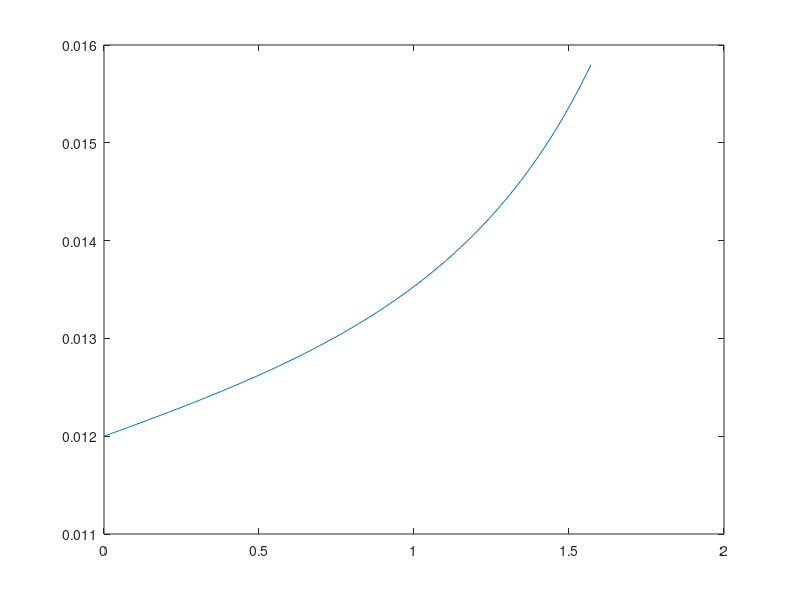
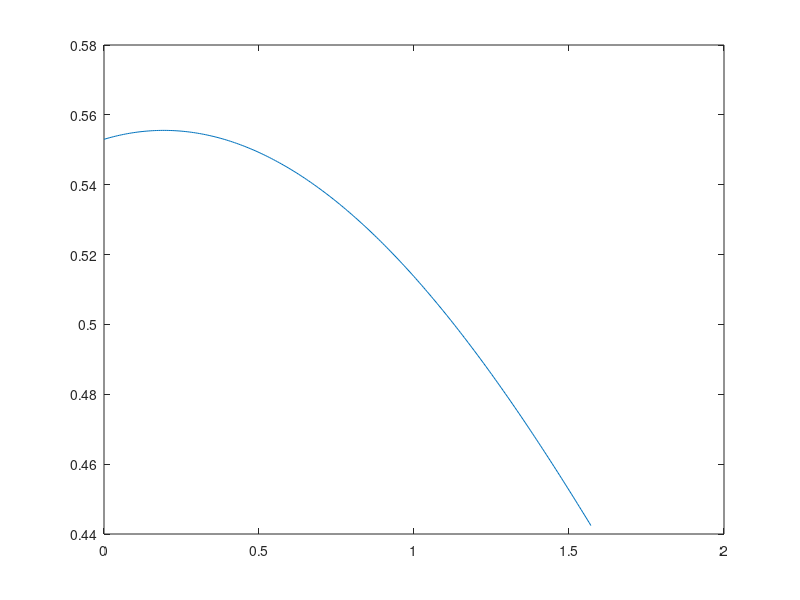

These figures' MATLAB source, in order:
clear all;
close all;
clc;
format long;

k = 1;
n = 360;
Win = 0.004;
Lb = 150 ;
La = 50;

   lambda = 532
%     dlambda = 1;
%     lambda = (500:dlambda:1000)';
    dD = pi/500;
    D = (0:dD:pi/2)';
    
    alpha = @(D) asin((k.*n.*lambda.*10^(-6))./(2.*cos(D/2)))-D/2;
    alpha1 = (alpha(D)).*180./pi
    
    beta = @(D) D + asin((k.*n.*lambda.*10^(-6))./(2.*cos(D/2)))-D/2 ;
    beta1 = beta(D).*180./pi
    
    lindisp = @(D) (cos(D + asin((k.*n.*lambda.*10^(-6))./(2.*cos(D/2)))-D/2).*10^6)./(k.*n.*Lb);
    lindisp1 = lindisp(D)
    
    Wex = @(D) Win.*(cos(asin((k.*n.*lambda.*10^(-6))./(2.*cos(D/2)))-D/2).*Lb)./(cos(D + asin((k.*n.*lambda.*10^(-6))./(2.*cos(D/2)))-D/2).*La)
    Wextry = 0.010;
    Wex1 = Wex
    BP = @(D) 0.010.*(cos(asin((k.*n.*lambda.*10^(-6))./(2.*cos(D/2)))-D/2).*Lb)./(cos(D + asin((k.*n.*lambda.*10^(-6))./(2.*cos(D/2)))-D/2).*La).*(cos(D + asin((k.*n.*lambda.*10^(-6))./(2.*cos(D/2)))-D/2).*10^6)./(k.*n.*Lb)
    BP1 = BP
    
    figure()
    plot(D,Wex1(D))
    figure()
    plot(D,BP1(D))




